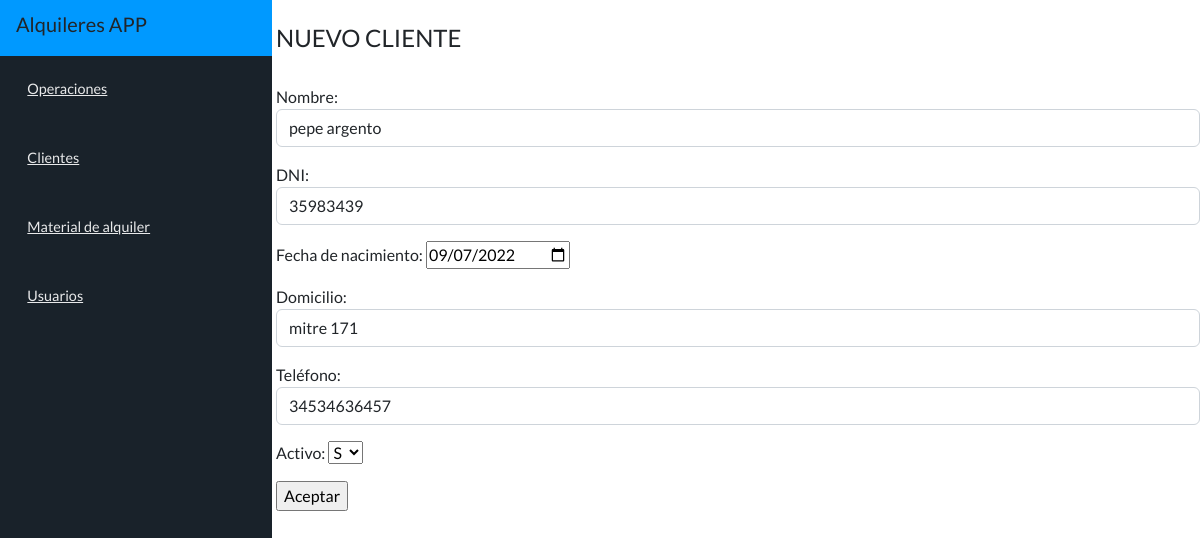
/cli_edit/4, run on the app's committed database.
### t_final/models.py (models this page shows, shortened)
class Clientes(models.Model):
    nombre = models.CharField(max_length=50)
    dni = models.CharField(max_length=50)
    fecha_nac = models.DateField()
    domicilio = models.CharField(max_length=100)
    telefono = models.CharField(max_length=50)
    activo = models.CharField(max_length=5, null=True)

### t_final/views.py (the view, shortened to what this page needs)
# urls.py: path('cli_edit/<int:id>', Edit_cliente, name='url_cli_edit'),
def Edit_cliente(request, id):
    cli_edit_qset = Clientes.objects.get(id=id)
    contexto = {
        'form' : Form_clientes(
            initial={
                "nombre": cli_edit_qset.nombre,
                "dni": cli_edit_qset.dni,
                "fecha_nac": cli_edit_qset.fecha_nac,
                "domicilio": cli_edit_qset.domicilio,
                "telefono": cli_edit_qset.telefono,
                "activo": cli_edit_qset.activo,
            }
        )
    }
    return render(request, "n_cliente.html", contexto)

### t_final/forms.py
class Form_clientes(forms.ModelForm):
    class Meta:
        model = Clientes
        fields = [
            'nombre',
            'dni',
            'fecha_nac',
            'domicilio',
            'telefono',
            'activo',
        ]
        labels = {
            'nombre':'Nombre',
            'dni':'DNI',
            'fecha_nac':'Fecha de nacimiento',
            'domicilio':'Domicilio',
            'telefono':'Teléfono',
            'activo' : 'Activo',
        }
        Opcion = ['SS','NN']
        widgets = {
            'nombre': forms.TextInput(attrs={'class':'form-control'}),
            'dni': forms.TextInput(attrs={'class':'form-control'}),
            'fecha_nac': DateInput(),
            'domicilio': forms.TextInput(attrs={'class':'form-control'}),
            'telefono': forms.TextInput(attrs={'class':'form-control'}),
            'activo' : forms.Select(choices=Opcion)
        }

### templates/n_cliente.html (shortened to what this page needs)
{% extends "base.html" %}
{% load static %}
{% block content %}
<br>
<h4>NUEVO CLIENTE</h2>
<br>
<form action="" method="POST">
        {{ form.as_p }}
        <input type="submit" value="Aceptar">
</form>
{% endblock %}

### t_final/static/css/style.css (style rules this page uses)
body { font-family: "Lato"; font-size: 100%; overflow-y: scroll; font-family: sans-serif; -ms-text-size-adjust: 100%; -webkit-text-size-adjust: 100%; -ms-text-size-adjust: 100%; -webkit-text-size-adjust: 100%; -webkit-font-smoothing: antialiased; -moz-osx-font-smoothing: grayscale; text-rendering: optimizeLegibility; background-color: #fefefe; }

### data on the page
Clientes: nombre "pepe argento", dni "35983439", fecha_nac "09/07/2022", domicilio "mitre 171", telefono "34534636457", activo "S"
